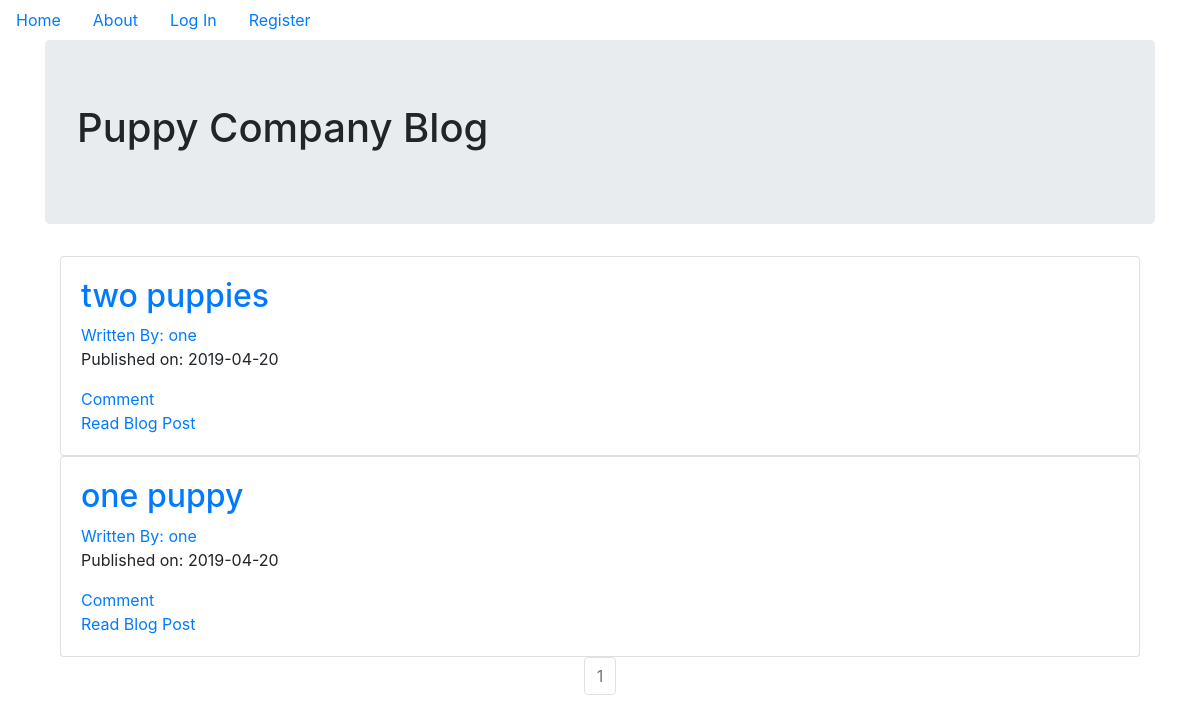
The page / on the database its author committed.
### puppycompanyblog/models.py (models this page shows, shortened)
class BlogPost(db.Model):
    __tablename__ = "blog_posts"
    users = db.relationship(User)
    id = db.Column(db.Integer, primary_key=True)
    user_id = db.Column(db.Integer, db.ForeignKey('users.id'), nullable = False)
    date = db.Column(db.DateTime, nullable=False, default=datetime.utcnow)
    title = db.Column(db.String(140), nullable=False)
    text = db.Column(db.Text(), nullable=False)
    comments = db.relationship('Comment', backref='article', lazy=True)

class User(db.Model, UserMixin):
    __tablename__ = "users"
    id = db.Column(db.Integer, primary_key=True)
    profile_image = db.Column(db.String(64), nullable=False, default='default_profile.jpg')
    username = db.Column(db.String(64), unique=True, index=True)
    email = db.Column(db.String(64), unique=True, index=True)
    password_hash = db.Column(db.String(128))
    posts = db.relationship('BlogPost', backref='author', lazy=True)

### puppycompanyblog/core/views.py (the view)
@core.route('/')
def index():
    page = request.args.get('page',1,type=int)
    blog_posts = BlogPost.query.order_by(BlogPost.date.desc()).paginate(page=page,per_page=5)
    return render_template('index.html', blog_posts=blog_posts)

### puppycompanyblog/templates/index.html
{% extends "base.html" %}
{% block content %}
  <div class="jumbotron">
    <h1>Puppy Company Blog</h1>
  </div>
  <div class="container">
    {% for post in blog_posts.items %}
      <div class="card">
        <div class="card-body">
          <h2><a href="{{url_for('blog_posts.blog_post', blog_post_id=post.id)}}">{{post.title}}</a></h2>
          <a href="{{url_for('users.user_posts', username=post.author.username)}}">Written By: {{post.author.username}}</a>
          <p>Published on: {{post.date.strftime('%Y-%m-%d')}}</p>
          <a href="{{url_for('comments.comment_post', blog_post_id=post.id)}}">Comment</a>
          <br>
          <a href="{{url_for('blog_posts.blog_post', blog_post_id=post.id)}}">Read Blog Post</a>
        </div>
      </div>
    {% endfor %}
  </div>
  <nav aria-label="Page navigation example">
    <ul class="pagination justify-content-center">
      {% for page_num in blog_posts.iter_pages(left_edge=1,right_edge=1,left_current=1,right_current=2) %}
        {% if (blog_posts.page == page_num) %}
          <li class="page-item disabled">
            <a class="page-link" href="{{url_for('core.index', page=page_num)}}">{{page_num}}</a>
          </li>
        {% else %}
          <li class="page-item">
            <a class="page-link" href="{{url_for('core.index', page=page_num)}}">{{page_num}}</a>
          </li>
        {% endif %}
      {% endfor %}
    </ul>
  </nav>
{% endblock %}

### rows shown on the page
BlogPost: title "two puppies", author.username "one", date "2019-04-20"
BlogPost: title "one puppy", author.username "one", date "2019-04-20"

### other values the page prints
{{ page_num }} "1"
